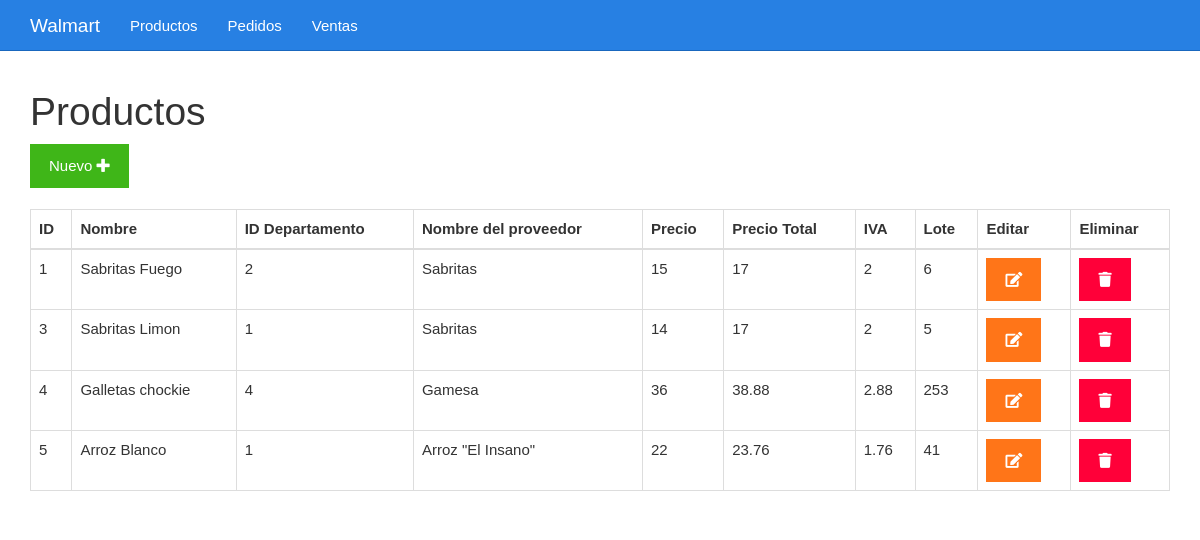
The app's page /listar.php with its own data.
### tables this page shows
CREATE TABLE `tbl_productos` (
  `id_p` int(4) NOT NULL,
  `nom_pro` varchar(100) NOT NULL,
  `id_dep` int(4) NOT NULL,
  `proveedor` varchar(100) NOT NULL,
  `precio` int(10) NOT NULL,
  `precio_total` float(12,2) NOT NULL,
  `iva` float(10,2) NOT NULL,
  `lote` int(4) NOT NULL
);

### listar.php (the view)
<?php include_once "encabezado.php" ?>
<?php
include_once "base_de_datos.php";
$sentencia = $base_de_datos->query("SELECT * FROM tbl_productos;");
$productos = $sentencia->fetchAll(PDO::FETCH_OBJ);
?>
	<div class="col-xs-12">
		<h1>Productos</h1>
		<div>
			<a class="btn btn-success" href="./formulario.php">Nuevo <i class="fa fa-plus"></i></a>
		</div>
		<br>
		<table class="table table-bordered">
			<thead>
				<tr>
					<th>ID</th>
					<th>Nombre</th>
					<th>ID Departamento</th>
					<th>Nombre del proveedor</th>
					<th>Precio</th>
					<th>Precio Total</th>
					<th>IVA</th>
					<th>Lote</th>
					<th>Editar</th>
					<th>Eliminar</th>
				</tr>
			</thead>
			<tbody>
				<?php foreach($productos as $producto){ ?>
				<tr>
					<td><?php echo $producto->id_p ?></td>
					<td><?php echo $producto->nom_pro ?></td>
					<td><?php echo $producto->id_dep ?></td>
					<td><?php echo $producto->proveedor ?></td>
					<td><?php echo $producto->precio ?></td>
					<td><?php echo $producto->precio_total ?></td>
					<td><?php echo $producto->iva ?></td>
					<td><?php echo $producto->lote ?></td>
					<td><a class="btn btn-warning" href="<?php echo "editar.php?id=" . $producto->id_p?>"><i class="fa fa-edit"></i></a></td>
					<td><a class="btn btn-danger" href="<?php echo "eliminar.php?id=" . $producto->id_p?>"><i class="fa fa-trash"></i></a></td>
				</tr>
				<?php } ?>
			</tbody>
		</table>
	</div>
<?php include_once "pie.php" ?>

### encabezado.php (shortened to what this page needs)
<!DOCTYPE html>
<html lang="es">
<head>
	<link rel="stylesheet" href="./css/fontawesome-all.min.css">
	<link rel="stylesheet" href="./css/2.css">
	<link rel="stylesheet" href="./css/estilo.css">
</head>
<body>
	<nav class="navbar navbar-inverse navbar-fixed-top">
		<div class="container">
			<div class="navbar-header">
				<a class="navbar-brand" href="#">Walmart</a>
			</div>
			<div id="navbar" class="collapse navbar-collapse">
				<ul class="nav navbar-nav">
					<li><a href="./listar.php">Productos</a></li>
					<li><a href="./vender.php">Pedidos</a></li>
					<li><a href="./ventas.php">Ventas</a></li>
				</ul>
			</div>
		</div>
	</nav>
	<div class="container">
		<div class="row">

### pie.php
		</div>
	</div>
</body>
</html>

### css/estilo.css (style rules this page uses)
body { padding-top: 70px; }

### records on screen
tbl_productos: id_p "1", nom_pro "Sabritas Fuego", id_dep "2", proveedor "Sabritas", precio "15", precio_total "17", iva "2", lote "6"
tbl_productos: id_p "3", nom_pro "Sabritas Limon", id_dep "1", proveedor "Sabritas", precio "14", precio_total "17", iva "2", lote "5"
tbl_productos: id_p "4", nom_pro "Galletas chockie", id_dep "4", proveedor "Gamesa", precio "36", precio_total "38.88", iva "2.88", lote "253"
tbl_productos: id_p "5", nom_pro "Arroz Blanco", id_dep "1", proveedor "Arroz \"El Insano\"", precio "22", precio_total "23.76", iva "1.76", lote "41"
